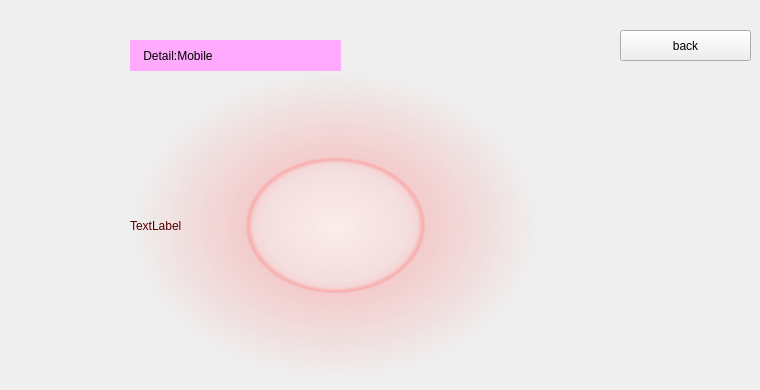
    <widget class="QWidget" name="mobiledetailspage">
     <widget class="QLabel" name="level">
      <property name="geometry">
       <rect>
        <x>130</x>
        <y>40</y>
        <width>211</width>
        <height>31</height>
       </rect>
      </property>
      <property name="styleSheet">
       <string notr="true">font: 700 18pt &quot;Segoe UI&quot;;
background-color: rgb(255, 170, 255);
color: qconicalgradient(cx:0.5, cy:0.5, angle:0, stop:0 rgba(35, 40, 3, 255), stop:0.16 rgba(136, 106, 22, 255), stop:0.225 rgba(166, 140, 41, 255), stop:0.285 rgba(204, 181, 74, 255), stop:0.345 rgba(235, 219, 102, 255), stop:0.415 rgba(245, 236, 112, 255), stop:0.52 rgba(209, 190, 76, 255), stop:0.57 rgba(187, 156, 51, 255), stop:0.635 rgba(168, 142, 42, 255), stop:0.695 rgba(202, 174, 68, 255), stop:0.75 rgba(218, 202, 86, 255), stop:0.815 rgba(208, 187, 73, 255), stop:0.88 rgba(187, 156, 51, 255), stop:0.935 rgba(137, 108, 26, 255), stop:1 rgba(35, 40, 3, 255));</string>
      </property>
      <property name="text">
       <string>    Detail:Mobile</string>
      </property>
     </widget>
     <widget class="QLabel" name="detailslevelm">
      <property name="geometry">
       <rect>
        <x>130</x>
        <y>70</y>
        <width>411</width>
        <height>311</height>
       </rect>
      </property>
      <property name="styleSheet">
       <string notr="true">background-color: qradialgradient(spread:pad, cx:0.5, cy:0.5, radius:0.5, fx:0.5, fy:0.5, stop:0 rgba(255, 235, 235, 206), stop:0.35 rgba(255, 188, 188, 80), stop:0.4 rgba(255, 162, 162, 80), stop:0.425 rgba(255, 132, 132, 156), stop:0.44 rgba(252, 128, 128, 80), stop:1 rgba(255, 255, 255, 0));
font: 700 14pt &quot;Segoe UI&quot;;
color: rgb(85, 0, 0);</string>
      </property>
      <property name="text">
       <string>TextLabel</string>
      </property>
     </widget>
     <widget class="QPushButton" name="backdetails_m">
      <property name="geometry">
       <rect>
        <x>620</x>
        <y>30</y>
        <width>131</width>
        <height>31</height>
       </rect>
      </property>
      <property name="text">
       <string>back</string>
      </property>
     </widget>
    </widget>
